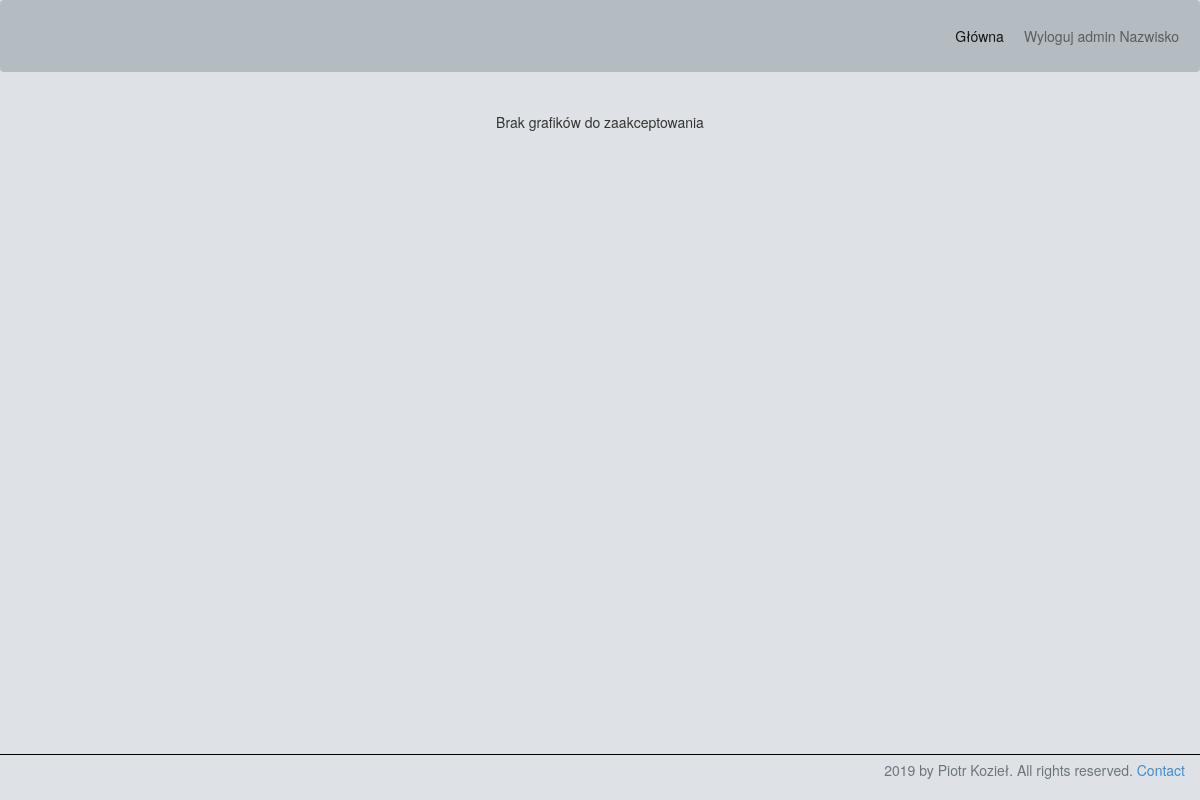
/unaccepted_schedules (signed in), run on an earlier commit of the app's database.
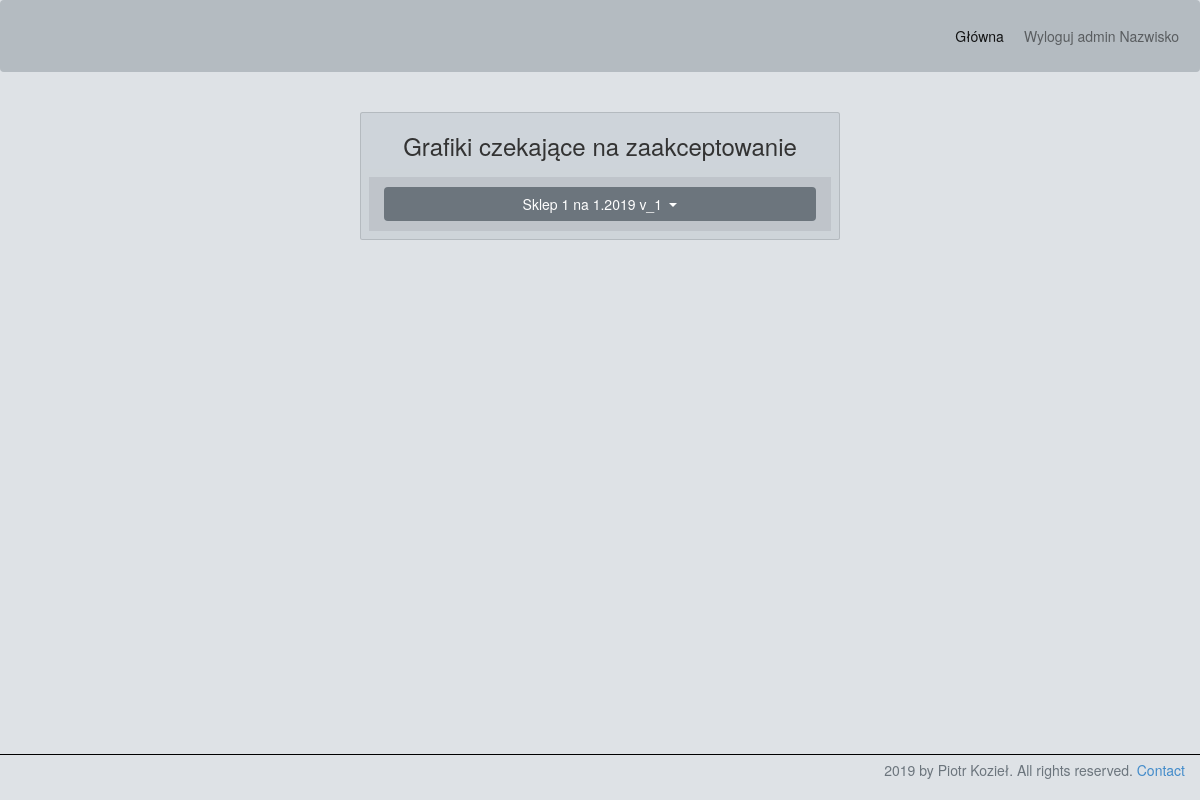
And on a later commit of the database.
### app/models.py (models this page shows, shortened)
class User(UserMixin, db.Model):
    __table_args__ = {"extend_existing": True}
    id = db.Column(db.Integer, primary_key=True)
    username = db.Column(db.String(120), index=True, unique=True)
    password_hash = db.Column(db.String(128))
    access_level = db.Column(db.String(64), index=True, default="2", nullable=False)
    workers_shop = db.relationship("Shop", secondary=workplaces, backref=db.backref("works", lazy="dynamic"))

class Schedule(db.Model):
    id = db.Column(db.Integer, primary_key=True, unique=True, index=True, nullable=False)
    name = db.Column(db.String, index=True)
    year = db.Column(db.Integer)
    month = db.Column(db.Integer)
    workplace = db.Column(db.String)
    hrs_to_work = db.Column(db.Integer, index=True, nullable=False, default=0)
    accepted = db.Column(db.Boolean, index=True, nullable=False, default=False)
    billing_period = db.Column(db.Integer, index=True, nullable=False, default=0)
    version = db.Column(db.Integer, index=True, nullable=False, default=0)
    ind = db.relationship("Personal_schedule", backref="includes")

### app/schedules/routes.py (the view)
@bp.route("/unaccepted_schedules", methods=["GET", "POST"])
@login_required
def unaccepted_schedules():
    if (current_user.access_level != "0") and (current_user.access_level != "1"):
        flash("Użytkownik nie ma uprawnień do wyświetlenia tej strony")
        return redirect(url_for("main.index"))
    los = list_of_schedules_acc_mod(mod_acc=False)
    return render_template("schedules/schedules-to-accept.html", title="Grafiki - niezaakceptowane grafiki",
                           ua=los["schedules"], sn=los["nos"], Schedule=Schedule)

### app/models.py (called while the page is built)
@login.user_loader
def load_user(id):
    return User.query.get(int(id))

    def __repr__(self):
        return "{}".format(self.shopname)

### app/schedules/routes.py (called while the page is built)
def list_of_schedules_acc_mod(mod_acc):
    schedules = []
    for schedule in Schedule.query.filter_by(accepted=mod_acc).order_by(Schedule.workplace, Schedule.year,
                                                                        Schedule.month, Schedule.version).all():
        for assigned_workplaces in current_user.workers_shop:
            if str(schedule.workplace) == str(assigned_workplaces):
                schedules.append(schedule)
    number_of_schedules = len(schedules)
    schedules_list = {"schedules": schedules, "nos": number_of_schedules}
    return schedules_list

### app/templates/schedules/schedules-to-accept.html (shortened to what this page needs)
{% extends "main/base.html" %}
{% block content %}
<div style="text-align: center">
    {% if sn == 0 %}
        <p>Brak grafików do zaakceptowania</p>
    {% else %}
    <div class="list-group">
        <h3>Grafiki czekające na zaakceptowanie</h3>
        {% for schedule in ua %}
            <div class="list-group-item list-group-item-action btn-group" role="group">
                <button id="{{ schedule }}" type="button" class="btn btn-secondary dropdown-toggle btn-block" data-toggle="dropdown" aria-haspopup="true" aria-expanded="false">
                    {{ schedule.workplace }} na {{ schedule.month }}.{{ schedule.year }} v_{{ schedule.version }}
                </button>
            </div>
        {% endfor %}
    </div>
    {% endif %}
</div>
{% endblock %}

### app/templates/main/base.html (shortened to what this page needs)
<!DOCTYPE html>
<html lang="pl-PL">
	<head>
        <link href="{{ url_for('static', filename='css/bootstrap.css') }}" rel="stylesheet">
        <link href="{{ url_for('static', filename='css/bootstrap.min.css') }}" rel="stylesheet">
        <link href="{{ url_for('static', filename='css/base.css') }}" rel="stylesheet">
	</head>
    <body>
        <nav class="navbar navbar-expand-lg navbar-light bg-light">
            <div class="collapse navbar-collapse" id="navbarNav">
                <ul class="navbar-nav navbar-right">
                    <li class="nav-item active">
                        <a href="{{ url_for('main.index') }}" class="nav-link m-2 menu-item nav-active">Główna</a>
                    </li>
                    <li class="nav-item">
                        {% if current_user.is_anonymous %}
                        <a href="{{ url_for('auth.login') }}" class="nav-link m-2 menu-item">Zaloguj</a>
                        {% else %}
                        <a href="{{ url_for('auth.logout') }}" class="nav-link m-2 menu-item">Wyloguj {{ current_user.username }}</a>
                        {% endif %}
                    </li>
                </ul>
            </div>
        </nav>
        <div style="text-align: center">
            <br>
        </div>
        {% block content %}{% endblock %}
        <br><br>
        <footer class="footer">
            <div class="container">
                <span class="text-muted">2019 by Piotr Kozieł. All rights reserved. <a href="mailto:koziel.piotr1988@gmail.com">Contact</a></span>
            </div>
        </footer>
    </body>
</html>

### app/static/css/base.css (style rules this page uses)
html { position: relative; min-height: 98%; }
.bg-light { background-color: #b4bbc1!important; }
body { background-color: #dee2e6; }
.footer { position: absolute; bottom: 0; width: 100%; height: 30px; line-height: 30px; border-top: solid black 1px; background-color: #dee2e6; }
.container { position: absolute; width: auto; right: 0px; max-width: 680px; padding: 0 15px; }

### app/templates/schedules/schedules-to-accept.html (style rules this page uses)
.list-group { width: 40%; text-align: center; vertical-align: middle; margin: 0 auto; float: none; margin-bottom: 10px; background-color: #ced4da; border-radius: 0.25rem; border: 1px solid #00000020; }
.list-group-item { background-color: #00000013; border: 8px solid #ced4d9; }

What changed in the data, as far as the page shows it:
added Schedule: workplace "Sklep 1", month "1", year "2019", version "1"
Also different on the page:
text no longer shown: "Brak grafików do zaakceptowania"
text now shown: "Grafiki czekające na zaakceptowanie"
